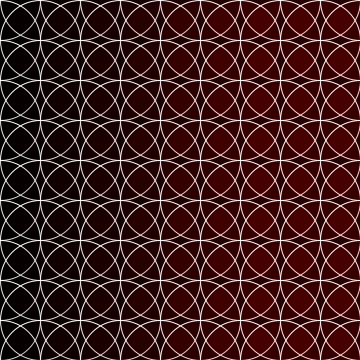
Frame 1 (no input)
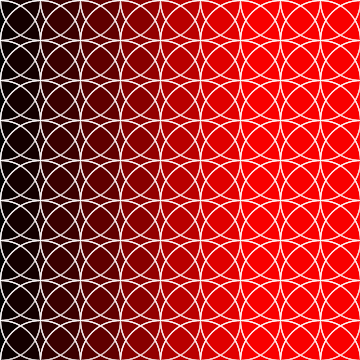
Frame 60 (the mouse pressed at the canvas centre just before this capture)
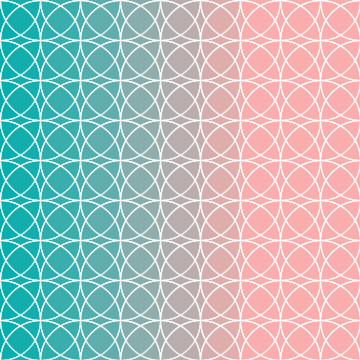
Frame 120 (the mouse held since frame 60 and released just before this capture)

The Processing sketch that drew these frames (run headless with seeded random() and noise(); from frame 60 on, the mouse is pressed at the canvas centre):

// Processing sketch: processing_17328
// ── processing_17328.pde

int xpos=0;
int ypos=0;

float c =80;

void setup()
{
  size(360, 360);
  background(0);
}


void draw() {
  for (int j=0; j<400; j=j+40) {
    ypos=j;

    for (int i=0; i<400; i=i+40) {
      xpos=i;
      
      fill(i,mouseX,mouseY,20);
      stroke(255);
      ellipse(xpos,ypos,c,c);
    }
  }
}
                
